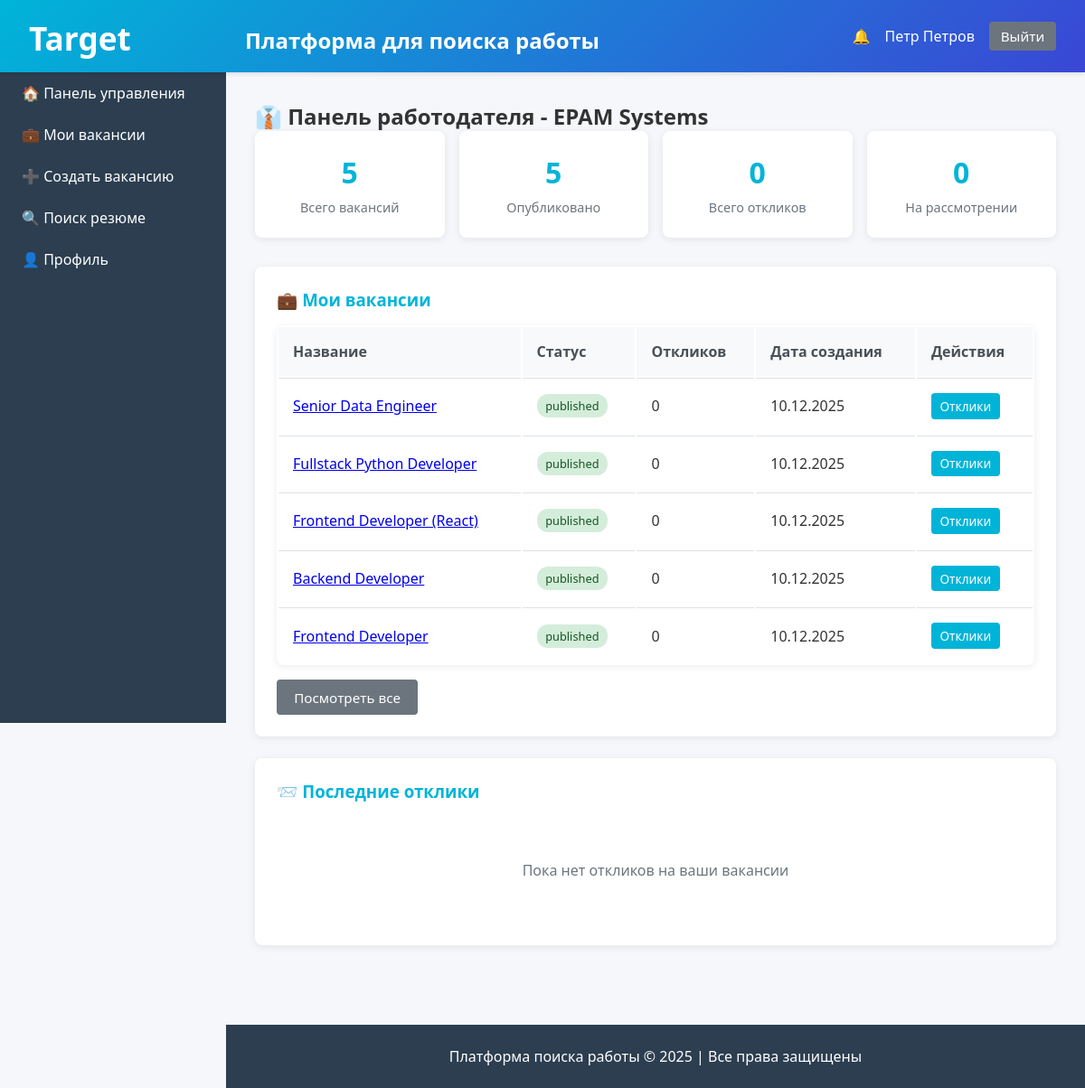
/employer/dashboard (signed in), run on the app's committed database.
### models/user.py (models this page shows, shortened)
class User(UserMixin, db.Model):
    __tablename__ = 'users'
    id = db.Column(db.Integer, primary_key=True)
    name = db.Column(db.String(100), nullable=False)
    email = db.Column(db.String(120), unique=True, nullable=False, index=True)
    password = db.Column(db.String(255), nullable=False)
    role = db.Column(db.String(20), nullable=False)
    created_at = db.Column(db.DateTime, default=datetime.utcnow)
    is_blocked = db.Column(db.Boolean, default=False)
    type = db.Column(db.String(50))
    __mapper_args__ = {
        'polymorphic_identity': 'user',
        'polymorphic_on': type
    }

class Applicant(User):
    __mapper_args__ = {
        'polymorphic_identity': 'applicant'
    }
    resumes = db.relationship('Resume', backref='applicant', lazy='dynamic',
                              foreign_keys='Resume.applicant_id',
                              cascade='all, delete-orphan')
    applications = db.relationship('Application', backref='applicant', lazy='dynamic',
                                   foreign_keys='Application.applicant_id',
                                   cascade='all, delete-orphan')

### models/vacancy.py (models this page shows, shortened)
class Vacancy(db.Model):
    __tablename__ = 'vacancies'
    id = db.Column(db.Integer, primary_key=True)
    title = db.Column(db.String(200), nullable=False)
    description = db.Column(db.Text, nullable=False)
    requirements = db.Column(db.Text)
    salary = db.Column(db.String(100))
    location = db.Column(db.String(200))
    status = db.Column(db.String(20), default='draft')
    employer_id = db.Column(db.Integer, db.ForeignKey('users.id'), nullable=False)
    applications = db.relationship('Application', backref='vacancy', lazy='dynamic',
                                   cascade='all, delete-orphan')
    created_at = db.Column(db.DateTime, default=datetime.utcnow)
    updated_at = db.Column(db.DateTime, default=datetime.utcnow, onupdate=datetime.utcnow)

### app.py (the view)
    @app.route('/employer/dashboard')
    @login_required
    def employer_dashboard():
        if current_user.role != 'employer':
            return redirect(url_for('main.home'))
        from models.vacancy import Vacancy
        from models.application import Application
        vacancies_count = Vacancy.query.filter_by(employer_id=current_user.id).count()
        published_count = Vacancy.query.filter_by(
            employer_id=current_user.id,
            status='published'
        ).count()
        applications_count = Application.query.join(Application.vacancy).filter(
            Application.vacancy.has(employer_id=current_user.id)
        ).count()
        pending_count = Application.query.join(Application.vacancy).filter(
            Application.vacancy.has(employer_id=current_user.id),
            Application.status == 'pending'
        ).count()
        my_vacancies = Vacancy.query.filter_by(employer_id=current_user.id).order_by(
            Vacancy.created_at.desc()
        ).limit(5).all()
        recent_applications = Application.query.join(Application.vacancy).filter(
            Application.vacancy.has(employer_id=current_user.id)
        ).order_by(Application.created_at.desc()).limit(5).all()
        return render_template('employer_dashboard.html',
                               vacancies_count=vacancies_count,
                               published_count=published_count,
                               applications_count=applications_count,
                               pending_count=pending_count,
                               my_vacancies=my_vacancies,
                               recent_applications=recent_applications)

### app.py (called while the page is built)
@login_manager.user_loader
def load_user(user_id):
    from models.user import User
    return User.query.get(int(user_id))

### templates/employer_dashboard.html (shortened to what this page needs)
{% extends "base.html" %}
{% block content %}
<h2>👔 Панель работодателя - {{ current_user.company_name or current_user.name }}</h2>
<div class="stats">
    <div class="stat-card">
        <h3>{{ vacancies_count }}</h3>
        <p>Всего вакансий</p>
    </div>
    <div class="stat-card">
        <h3>{{ published_count }}</h3>
        <p>Опубликовано</p>
    </div>
    <div class="stat-card">
        <h3>{{ applications_count }}</h3>
        <p>Всего откликов</p>
    </div>
    <div class="stat-card">
        <h3>{{ pending_count }}</h3>
        <p>На рассмотрении</p>
    </div>
</div>
<div class="card">
    <h3>💼 Мои вакансии</h3>
    {% if my_vacancies %}
        <table>
            <thead>
                <tr>
                    <th>Название</th>
                    <th>Статус</th>
                    <th>Откликов</th>
                    <th>Дата создания</th>
                    <th>Действия</th>
                </tr>
            </thead>
            <tbody>
                {% for vacancy in my_vacancies %}
                <tr>
                    <td><a href="{{ url_for('vacancy.view', vacancy_id=vacancy.id) }}">{{ vacancy.title }}</a></td>
                    <td><span class="badge {{ vacancy.status }}">{{ vacancy.status }}</span></td>
                    <td>{{ vacancy.applications.count() }}</td>
                    <td>{{ vacancy.created_at.strftime('%d.%m.%Y') }}</td>
                    <td>
                        <a href="{{ url_for('vacancy.applications', vacancy_id=vacancy.id) }}" class="button" style="padding: 0.3rem 0.6rem; font-size: 0.85rem;">Отклики</a>
                    </td>
                </tr>
                {% endfor %}
            </tbody>
        </table>
        <a href="{{ url_for('vacancy.my_vacancies') }}" class="button secondary" style="margin-top: 1rem;">Посмотреть все</a>
    {% else %}
        <div class="empty-state">
            <p>У вас пока нет вакансий</p>
            <p><a href="{{ url_for('vacancy.create') }}" class="button" style="margin-top: 1rem;">Создать вакансию</a></p>
        </div>
    {% endif %}
</div>
<div class="card">
    <h3>📨 Последние отклики</h3>
    {% if recent_applications %}
        <table>
            <thead>
                <tr>
                    <th>Соискатель</th>
                    <th>Вакансия</th>
                    <th>Статус</th>
                    <th>Дата</th>
                </tr>
            </thead>
            <tbody>
                {% for app in recent_applications %}
                <tr>
                    <td>{{ app.applicant.name }}</td>
                    <td><a href="{{ url_for('vacancy.view', vacancy_id=app.vacancy.id) }}">{{ app.vacancy.title }}</a></td>
                    <td><span class="badge {{ app.status }}">{{ app.status }}</span></td>
                    <td>{{ app.created_at.strftime('%d.%m.%Y') }}</td>
                </tr>
                {% endfor %}
            </tbody>
        </table>
    {% else %}
        <div class="empty-state">
            <p>Пока нет откликов на ваши вакансии</p>
        </div>
    {% endif %}
</div>
{% endblock %}

### templates/base.html (shortened to what this page needs)
<!DOCTYPE html>
<html lang="ru">
<head>
</head>
<body>
    {% if current_user.is_authenticated %}
    <header>
        <h1>
            <span class="logo">Target</span> Платформа для поиска работы
        </h1>
        <div class="user-info">
            <a href="{{ url_for('main.notifications') }}" class="notification-badge" style="color: white; text-decoration: none;">
                🔔
            </a>
            <span>{{ current_user.name }}</span>
            <a href="{{ url_for('auth.logout') }}" class="button secondary" style="padding: 0.4rem 0.8rem;">Выйти</a>
        </div>
    </header>
    <nav>
        {% if current_user.role == 'applicant' %}
            <a href="{{ url_for('main.applicant_home') }}">🏠 Главная</a>
            <a href="{{ url_for('vacancy.list_vacancies') }}">💼 Вакансии</a>
            <a href="{{ url_for('resume.my_resumes') }}">📄 Мои резюме</a>
            <a href="{{ url_for('resume.create') }}">➕ Создать резюме</a>
            <a href="{{ url_for('main.profile') }}">👤 Профиль</a>
        {% elif current_user.role == 'employer' %}
            <a href="{{ url_for('main.employer_dashboard') }}">🏠 Панель управления</a>
            <a href="{{ url_for('vacancy.my_vacancies') }}">💼 Мои вакансии</a>
            <a href="{{ url_for('vacancy.create') }}">➕ Создать вакансию</a>
            <a href="{{ url_for('resume.search') }}">🔍 Поиск резюме</a>
            <a href="{{ url_for('main.profile') }}">👤 Профиль</a>
        {% elif current_user.role == 'administrator' %}
            <a href="{{ url_for('admin.dashboard') }}">🏠 Панель админа</a>
            <a href="{{ url_for('admin.users') }}">👥 Пользователи</a>
            <a href="{{ url_for('admin.reports') }}">📊 Отчёты</a>
        {% endif %}
    </nav>
    {% endif %}
    <main>
        {% block content %}{% endblock %}
    </main>
    {% if current_user.is_authenticated %}
    <footer>
        <p>Платформа поиска работы © 2025 | Все права защищены</p>
    </footer>
    {% endif %}
</body>
</html>

### templates/base.html (style rules this page uses)
* { margin: 0; padding: 0; box-sizing: border-box; }
body { font-family: 'Segoe UI', Tahoma, Geneva, Verdana, sans-serif; background: #f5f7fa; color: #333; }
header { background: linear-gradient(135deg, #00b4d8 0%, #3a47d5 100%); color: white; padding: 1rem 2rem; box-shadow: 0 2px 4px rgba(0,0,0,0.1); display: flex; justify-content: space-between; align-items: center; position: relative; z-index: 100; }
header h1 { font-size: 1.5rem; }
header .user-info { display: flex; align-items: center; gap: 1rem; }
.notification-badge { position: relative; cursor: pointer; }
nav { background: #2c3e50; color: white; width: 250px; height: 100vh; position: fixed; top: 0; left: 0; padding: 1rem 0; overflow-y: auto; padding-top: 80px; }
header h1 .logo { display: inline-block; margin-right: 120px; font-size: 2.2rem; transform: translateY(2px); }
nav a { display: block; color: white; text-decoration: none; padding: 0.75rem 1.5rem; transition: all 0.3s; }
main { margin-left: 250px; padding: 2rem; min-height: calc(100vh - 60px); }
.card { background: white; border-radius: 8px; padding: 1.5rem; margin-bottom: 1.5rem; box-shadow: 0 2px 8px rgba(0,0,0,0.08); transition: all 0.3s; }
.card h3 { margin-bottom: 1rem; color: #00b4d8; }
.button, button[type="submit"], input[type="submit"] { padding: 0.6rem 1.2rem; background: #00b4d8; color: white; border: none; border-radius: 4px; cursor: pointer; text-decoration: none; display: inline-block; transition: all 0.3s; font-size: 0.95rem; }
.button.secondary { background: #6c757d; }
.stats { display: grid; grid-template-columns: repeat(auto-fit, minmax(200px, 1fr)); gap: 1rem; margin-bottom: 2rem; }
.stat-card { background: white; padding: 1.5rem; border-radius: 8px; box-shadow: 0 2px 8px rgba(0,0,0,0.08); text-align: center; }
.stat-card h3 { font-size: 2rem; color: #00b4d8; margin-bottom: 0.5rem; }
.stat-card p { color: #6c757d; font-size: 0.9rem; }
footer { background: #2c3e50; color: white; text-align: center; padding: 1.5rem; margin-left: 250px; margin-top: 2rem; }
.badge { display: inline-block; padding: 0.25rem 0.6rem; font-size: 0.8rem; border-radius: 12px; font-weight: 500; }
.badge.published { background: #d4edda; color: #155724; }
table { width: 100%; background: white; border-radius: 8px; overflow: hidden; box-shadow: 0 2px 8px rgba(0,0,0,0.08); }
table th { background: #f8f9fa; padding: 1rem; text-align: left; font-weight: 600; color: #495057; }
table td { padding: 1rem; border-top: 1px solid #dee2e6; }
.empty-state { text-align: center; padding: 3rem; color: #6c757d; }

### data on the page
Applicant: name "Петр Петров", company_name "EPAM Systems"
Vacancy: title "Senior Data Engineer", status "published", applications.count "0", created_at "10.12.2025"
Vacancy: title "Fullstack Python Developer", status "published", applications.count "0", created_at "10.12.2025"
Vacancy: title "Frontend Developer (React)", status "published", applications.count "0", created_at "10.12.2025"
Vacancy: title "Backend Developer", status "published", applications.count "0", created_at "10.12.2025"
Vacancy: title "Frontend Developer", status "published", applications.count "0", created_at "10.12.2025"

### other printed values
{{ vacancies_count }} "5"
{{ published_count }} "5"
{{ applications_count }} "0"
{{ pending_count }} "0"
